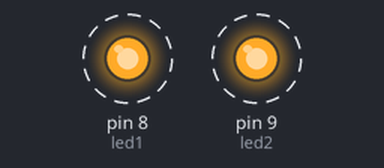
A sketch run on a simulated Arduino Uno, built with avr-gcc and run on an emulated ATmega328P. Parts: output pins drawn as LEDs (lit = HIGH). Dashed ring = blinking.

Above: at 0.2 s.
Timing chart, 0 to 4.6 s (numbered marks = the images above):
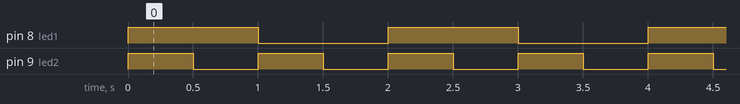

The sketch:

03_led07.ino
```cpp
int led1 = 8;
int led2 = 9;

void setup() {
  // put your setup code here, to run once:
  pinMode(led1, OUTPUT);
  pinMode(led2, OUTPUT);

}

void loop() {
  // put your main code here, to run repeatedly:
  digitalWrite(led1, HIGH);
  digitalWrite(led2, HIGH);
  delay(500);

  // digitalWrite(led1, HIGH);
  digitalWrite(led2, LOW);
  delay(500);

  digitalWrite(led1, LOW);
  digitalWrite(led2, HIGH);
  delay(500);

  // digitalWrite(led1, LOW);
  digitalWrite(led2, LOW);
  delay(500);
}
```

Measured:
- by itself, pin 8 (led1): alternates HIGH for 1.0 s and LOW for 1.0 s
- by itself, pin 9 (led2): alternates HIGH for 0.50 s and LOW for 0.50 s
- by itself, everything shown: repeats every 2.0 s, in 4 steps
